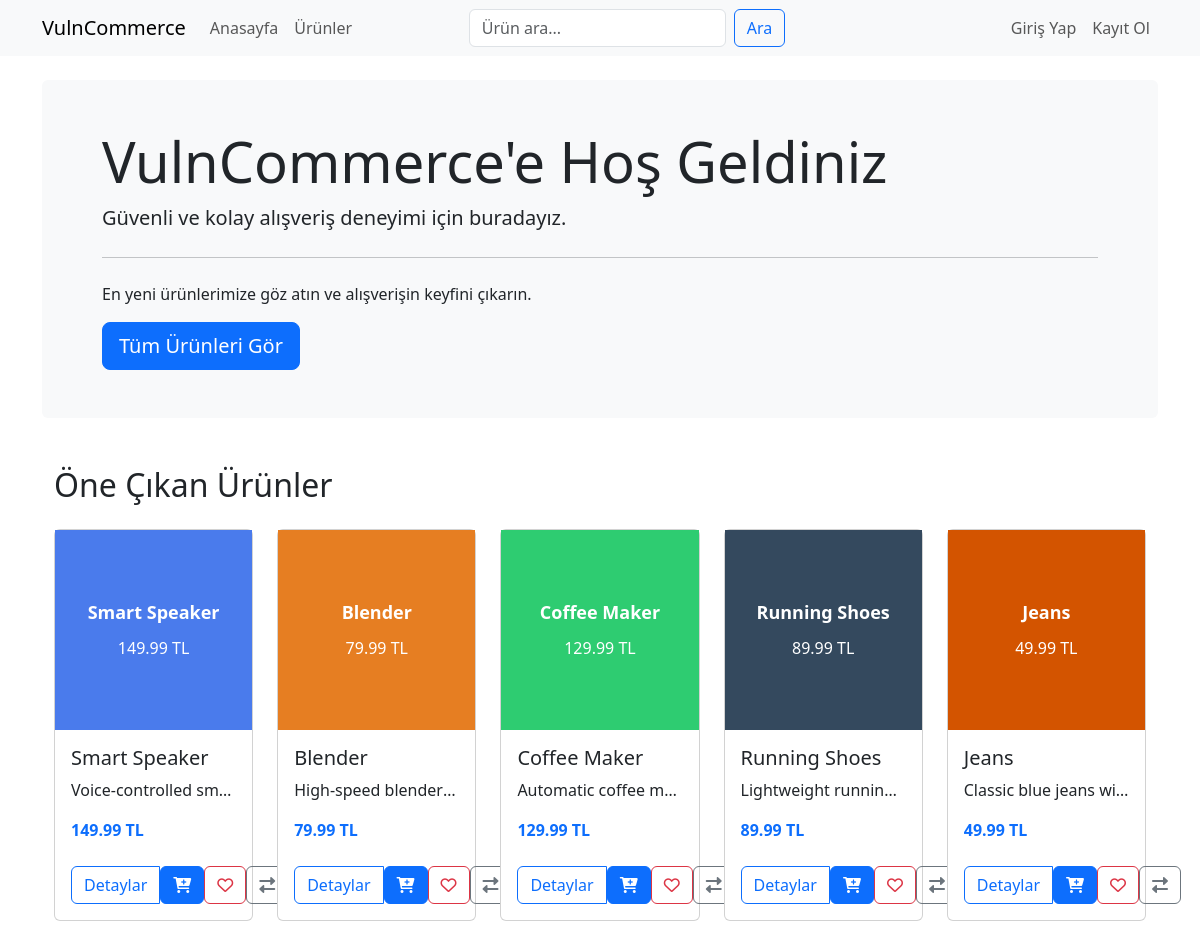
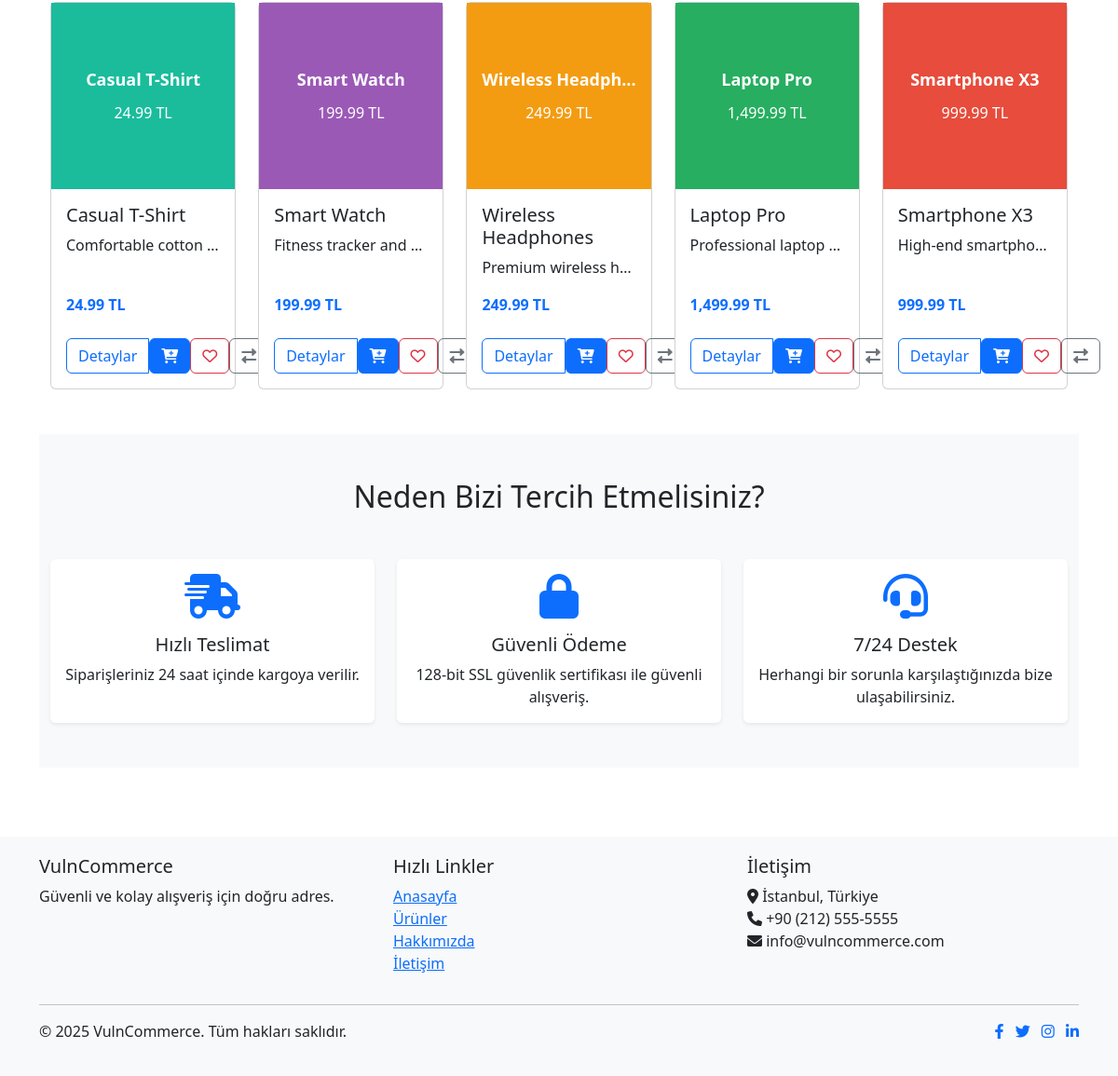
The page / on the database its author committed (2 pictures, top to bottom).
### tables this page shows
CREATE TABLE products (
    id INT AUTO_INCREMENT PRIMARY KEY,
    name VARCHAR(255) NOT NULL,
    description TEXT,
    price DECIMAL(10, 2) NOT NULL,
    image VARCHAR(255) DEFAULT 'default_product.jpg',
    stock INT NOT NULL DEFAULT 0,
    category VARCHAR(50),
    created_at TIMESTAMP DEFAULT CURRENT_TIMESTAMP,
    updated_at TIMESTAMP DEFAULT CURRENT_TIMESTAMP ON UPDATE CURRENT_TIMESTAMP
);

### includes/functions.php (called while the page is built, shortened)
<?php
function isLoggedIn() {
    return isset($_SESSION['user_id']);
}
function formatPrice($price) {
    return number_format($price, 2, '.', ',') . ' TL';
}

### config/database.php (called while the page is built, shortened)
<?php
class Database {
    private $conn;
    private static $instance = null;
    private function __construct() {
        try {
            $this->conn = new PDO(
                "mysql:host=" . DB_HOST . ";dbname=" . DB_NAME,
                DB_USER,
                DB_PASS,
                array(PDO::ATTR_ERRMODE => PDO::ERRMODE_EXCEPTION)
            );
        } catch (PDOException $e) {
            die("Connection failed: " . $e->getMessage());
        }
    }
    public static function getInstance() {
        if (self::$instance === null) {
            self::$instance = new self();
        }
        return self::$instance;
    }
    public function query($sql, $params = []) {
        $stmt = $this->conn->prepare($sql);
        foreach ($params as $key => $value) {
            if (is_int($value)) {
                $stmt->bindValue(":$key", $value, PDO::PARAM_INT);
            } else {
                $stmt->bindValue(":$key", $value, PDO::PARAM_STR);
            }
        }
        $stmt->execute();
        return $stmt;
    }
    public function select($sql, $params = []) {
        $stmt = $this->query($sql, $params);
        return $stmt->fetchAll(PDO::FETCH_ASSOC);
    }
}

### controllers/ProductController.php (called while the page is built, shortened)
<?php
require_once 'models/Product.php';
class ProductController {
    private $productModel;
    public function __construct() {
        $this->productModel = new Product();
    }
    public function getAllProducts($limit = null, $offset = 0) {
        return $this->productModel->getAll($limit, $offset);
    }
}

### models/Product.php (called while the page is built, shortened)
<?php
class Product {
    private $db;
    public function __construct() {
        $this->db = Database::getInstance();
    }
    public function getAll($limit = null, $offset = 0) {
        $sql = "SELECT * FROM products ORDER BY id DESC";
        if ($limit !== null) {
            $sql .= " LIMIT :limit OFFSET :offset";
            return $this->db->select($sql, [
                'limit' => (int)$limit,
                'offset' => (int)$offset
            ]);
        }
        return $this->db->select($sql);
    }
}

### views/components/product_card.php (the view, shortened to what this page needs)
<?php
if (isLoggedIn()) {
    $isInCart = $productController->isProductInCart($product['id']);
    $isInFavorites = $productController->isProductInFavorites($product['id']);
    $isInCompare = $productController->isProductInCompare($product['id']);
} else {
    $isInCart = false;
    $isInFavorites = false;
    $isInCompare = false;
}
$showActionButtons = isset($showActionButtons) ? $showActionButtons : true;
$colors = ['4a7bec', 'e74c3c', '27ae60', 'f39c12', '9b59b6', '1abc9c', 'd35400', '34495e', '2ecc71', 'e67e22'];
$colorIndex = $product['id'] % count($colors);
$color = $colors[$colorIndex];
$productDisplayName = htmlspecialchars(substr($product['name'], 0, 15));
if (strlen($product['name']) > 15) {
    $productDisplayName .= '...';
}
?>
<div class="card product-card h-100">
    <div class="product-image-placeholder" style="height: 200px; background-color: #<?php echo $color; ?>; display: flex; flex-direction: column; justify-content: center; align-items: center; color: white; padding: 15px; text-align: center;">
        <div style="font-size: 18px; font-weight: bold; margin-bottom: 10px;"><?php echo $productDisplayName; ?></div>
        <div style="font-size: 16px;"><?php echo formatPrice($product['price']); ?></div>
    </div>
    <div class="card-body d-flex flex-column">
        <h5 class="card-title"><?php echo $product['name']; ?></h5>
        <p class="card-text text-truncate"><?php echo $product['description']; ?></p>
        <p class="card-text fw-bold text-primary mt-auto"><?php echo formatPrice($product['price']); ?></p>
        <?php if ($showActionButtons): ?>
        <div class="btn-group mt-2" role="group">
            <a href="product.php?id=<?php echo $product['id']; ?>" class="btn btn-outline-primary">Detaylar</a>
            <?php if (!$isInCart): ?>
            <form action="cart_actions.php" method="POST" class="d-inline">
                <button type="submit" class="btn btn-primary" data-bs-toggle="tooltip" title="Sepete Ekle">
                    <i class="fas fa-cart-plus"></i>
                </button>
            </form>
            <?php endif; ?>
            <?php if (!$isInFavorites): ?>
            <form action="favorite_actions.php" method="POST" class="d-inline">
                <button type="submit" class="btn btn-outline-danger" data-bs-toggle="tooltip" title="Favorilere Ekle">
                    <i class="far fa-heart"></i>
                </button>
            </form>
            <?php endif; ?>
            <?php if (!$isInCompare): ?>
            <form action="compare_actions.php" method="POST" class="d-inline">
                <button type="submit" class="btn btn-outline-secondary" data-bs-toggle="tooltip" title="Karşılaştır">
                    <i class="fas fa-exchange-alt"></i>
                </button>
            </form>
            <?php endif; ?>
        </div>
        <?php endif; ?>
    </div>
</div>

### views/components/header.php (shortened to what this page needs)
<?php
require_once 'config/database.php';
require_once 'includes/functions.php';
require_once 'controllers/ProductController.php';
require_once 'controllers/UserController.php';
$cartController = new CartController();
$favoritesController = new FavoritesController();
$compareController = new CompareController();
$cartCount = $cartController->getCartCount();
$favoritesCount = $favoritesController->getFavoritesCount();
$compareCount = $compareController->getCompareCount();
?>
<!DOCTYPE html>
<html lang="tr">
<head>
    <link href="https://cdn.jsdelivr.net/npm/bootstrap@5.3.0-alpha1/dist/css/bootstrap.min.css" rel="stylesheet">
    <link rel="stylesheet" href="https://cdnjs.cloudflare.com/ajax/libs/font-awesome/6.0.0/css/all.min.css">
</head>
<body>
    <header>
        <nav class="navbar navbar-expand-lg navbar-light bg-light">
            <div class="container">
                <a class="navbar-brand" href="index.php">VulnCommerce</a>
                <div class="collapse navbar-collapse" id="navbarNav">
                    <ul class="navbar-nav me-auto">
                        <li class="nav-item">
                            <a class="nav-link" href="index.php">Anasayfa</a>
                        </li>
                        <li class="nav-item">
                            <a class="nav-link" href="products.php">Ürünler</a>
                        </li>
                    </ul>
                    <form class="d-flex me-auto" action="search.php" method="GET">
                        <input class="form-control me-2" type="search" name="keyword" placeholder="Ürün ara..." aria-label="Search">
                        <button class="btn btn-outline-primary" type="submit">Ara</button>
                    </form>
                    <ul class="navbar-nav ms-auto">
                        <?php if (isLoggedIn()): ?>
                            <li class="nav-item">
                                <a class="nav-link theme-toggle" href="settings.php#theme">
                                    <i class="fas <?php echo $theme === 'dark' ? 'fa-sun' : 'fa-moon'; ?>"></i>
                                </a>
                            </li>
                            <li class="nav-item position-relative">
                                <a class="nav-link" href="cart.php">
                                    <i class="fas fa-shopping-cart"></i> Sepet
                                    <?php if ($cartCount > 0): ?>
                                        <span class="badge rounded-pill bg-danger badge-cart"><?php echo $cartCount; ?></span>
                                    <?php endif; ?>
                                </a>
                            </li>
                            <li class="nav-item position-relative">
                                <a class="nav-link" href="favorites.php">
                                    <i class="fas fa-heart"></i> Favoriler
                                    <?php if ($favoritesCount > 0): ?>
                                        <span class="badge rounded-pill bg-danger badge-cart"><?php echo $favoritesCount; ?></span>
                                    <?php endif; ?>
                                </a>
                            </li>
                            <li class="nav-item position-relative">
                                <a class="nav-link" href="compare.php">
                                    <i class="fas fa-exchange-alt"></i> Karşılaştır
                                    <?php if ($compareCount > 0): ?>
                                        <span class="badge rounded-pill bg-danger badge-cart"><?php echo $compareCount; ?></span>
                                    <?php endif; ?>
                                </a>
                            </li>
                            <li class="nav-item dropdown">
                                <a class="nav-link dropdown-toggle" href="#" id="navbarDropdown" role="button" data-bs-toggle="dropdown" aria-expanded="false">
                                    <i class="fas fa-user"></i> <?php echo $_SESSION['username']; ?>
                                </a>
                                <ul class="dropdown-menu dropdown-menu-end" aria-labelledby="navbarDropdown">
                                    <li><a class="dropdown-item" href="profile.php">Profilim</a></li>
                                    <li><a class="dropdown-item" href="settings.php">Ayarlar</a></li>
                                    <li><a class="dropdown-item" href="settings.php#theme"><i class="fas fa-paint-brush"></i> Tema Değiştir</a></li>
                                    <li><hr class="dropdown-divider"></li>
                                    <li>
                                        <form action="logout.php" method="POST">
                                            <button type="submit" class="dropdown-item">Çıkış Yap</button>
                                        </form>
                                    </li>
                                </ul>
                            </li>
                        <?php else: ?>
                            <li class="nav-item">
                                <a class="nav-link" href="login.php">Giriş Yap</a>
                            </li>
                            <li class="nav-item">
                                <a class="nav-link" href="register.php">Kayıt Ol</a>
                            </li>
                        <?php endif; ?>
                    </ul>
                </div>
            </div>
        </nav>
    </header>
    <main class="container py-4">

### index.php
<?php
require_once 'views/components/header.php';
$productController = new ProductController();
$products = $productController->getAllProducts(10);
?>
<section class="jumbotron bg-light p-5 rounded">
    <div class="container">
        <h1 class="display-4">VulnCommerce'e Hoş Geldiniz</h1>
        <p class="lead">Güvenli ve kolay alışveriş deneyimi için buradayız.</p>
        <hr class="my-4">
        <p>En yeni ürünlerimize göz atın ve alışverişin keyfini çıkarın.</p>
        <div class="d-flex gap-2">
            <a class="btn btn-primary btn-lg" href="products.php" role="button">Tüm Ürünleri Gör</a>
        </div>
    </div>
</section>
<section class="py-5">
    <div class="container">
        <h2 class="mb-4">Öne Çıkan Ürünler</h2>
        <div class="row row-cols-1 row-cols-md-2 row-cols-lg-5 g-4">
            <?php foreach ($products as $product): ?>
                <div class="col">
                    <?php include 'views/components/product_card.php'; ?>
                </div>
            <?php endforeach; ?>
        </div>
    </div>
</section>
<section class="py-5 bg-light">
    <div class="container">
        <h2 class="text-center mb-5">Neden Bizi Tercih Etmelisiniz?</h2>
        <div class="row g-4">
            <div class="col-md-4">
                <div class="card h-100 border-0 shadow-sm">
                    <div class="card-body text-center">
                        <i class="fas fa-shipping-fast fa-3x text-primary mb-3"></i>
                        <h5 class="card-title">Hızlı Teslimat</h5>
                        <p class="card-text">Siparişleriniz 24 saat içinde kargoya verilir.</p>
                    </div>
                </div>
            </div>
            <div class="col-md-4">
                <div class="card h-100 border-0 shadow-sm">
                    <div class="card-body text-center">
                        <i class="fas fa-lock fa-3x text-primary mb-3"></i>
                        <h5 class="card-title">Güvenli Ödeme</h5>
                        <p class="card-text">128-bit SSL güvenlik sertifikası ile güvenli alışveriş.</p>
                    </div>
                </div>
            </div>
            <div class="col-md-4">
                <div class="card h-100 border-0 shadow-sm">
                    <div class="card-body text-center">
                        <i class="fas fa-headset fa-3x text-primary mb-3"></i>
                        <h5 class="card-title">7/24 Destek</h5>
                        <p class="card-text">Herhangi bir sorunla karşılaştığınızda bize ulaşabilirsiniz.</p>
                    </div>
                </div>
            </div>
        </div>
    </div>
</section>
<?php
require_once 'views/components/footer.php';
?>

### views/components/footer.php (shortened to what this page needs)
    </main>
    <footer class="footer bg-light">
        <div class="container">
            <div class="row">
                <div class="col-md-4">
                    <h5>VulnCommerce</h5>
                    <p>Güvenli ve kolay alışveriş için doğru adres.</p>
                </div>
                <div class="col-md-4">
                    <h5>Hızlı Linkler</h5>
                    <ul class="list-unstyled">
                        <li><a href="index.php">Anasayfa</a></li>
                        <li><a href="products.php">Ürünler</a></li>
                        <li><a href="about.php">Hakkımızda</a></li>
                        <li><a href="contact.php">İletişim</a></li>
                    </ul>
                </div>
                <div class="col-md-4">
                    <h5>İletişim</h5>
                    <address>
                        <i class="fas fa-map-marker-alt"></i> İstanbul, Türkiye<br>
                        <i class="fas fa-phone"></i> +90 (212) 555-5555<br>
                        <i class="fas fa-envelope"></i> info@vulncommerce.com
                    </address>
                </div>
            </div>
            <hr>
            <div class="row">
                <div class="col-md-6">
                    <p>&copy; 2025 VulnCommerce. Tüm hakları saklıdır.</p>
                </div>
                <div class="col-md-6 text-md-end">
                    <ul class="list-inline">
                        <li class="list-inline-item"><a href="#"><i class="fab fa-facebook-f"></i></a></li>
                        <li class="list-inline-item"><a href="#"><i class="fab fa-twitter"></i></a></li>
                        <li class="list-inline-item"><a href="#"><i class="fab fa-instagram"></i></a></li>
                        <li class="list-inline-item"><a href="#"><i class="fab fa-linkedin-in"></i></a></li>
                    </ul>
                </div>
            </div>
        </div>
    </footer>
</body>
</html>

### rows shown on the page
products: name "Smart Speaker", price "149.99 TL", description "Voice-controlled sm…"
products: name "Blender", price "79.99 TL", description "High-speed blender…"
products: name "Coffee Maker", price "129.99 TL", description "Automatic coffee m…"
products: name "Running Shoes", price "89.99 TL", description "Lightweight runnin…"
products: name "Jeans", price "49.99 TL", description "Classic blue jeans wi…"
products: name "Casual T-Shirt", price "24.99 TL", description "Comfortable cotton…"
products: name "Smart Watch", price "199.99 TL", description "Fitness tracker and…"
products: name "Wireless Headph...", price "249.99 TL", name "Wireless Headphones", description "Premium wireless h…"
products: name "Laptop Pro", price "1,499.99 TL", description "Professional laptop…"
products: name "Smartphone X3", price "999.99 TL", description "High-end smartpho…"
